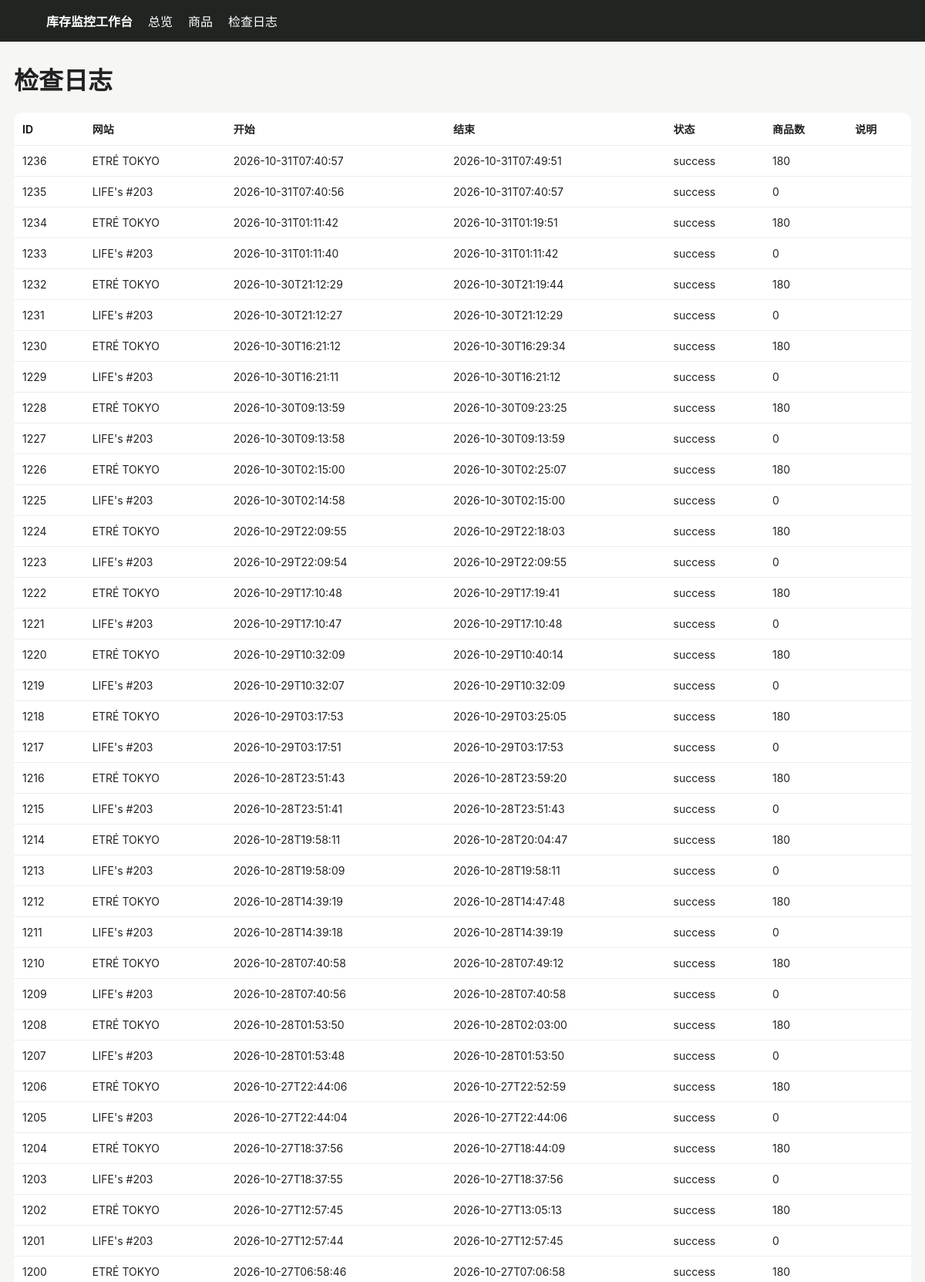
Page /logs (upper part) on the committed database.
### tables this page shows
CREATE TABLE runs (
 id INTEGER PRIMARY KEY AUTOINCREMENT,
 site TEXT NOT NULL,
 started_at TEXT NOT NULL,
 finished_at TEXT,
 status TEXT NOT NULL,
 product_count INTEGER DEFAULT 0,
 message TEXT
);

### app/main.py (the view)
@app.get("/logs")
def logs(request: Request):
    with conn() as c:
        rows=c.execute("SELECT * FROM runs ORDER BY id DESC LIMIT 100").fetchall()
    return templates.TemplateResponse("logs.html", {"request":request,"rows":rows})

### app/templates/logs.html
{% extends "base.html" %}{% block content %}<h1>检查日志</h1><table><tr><th>ID</th><th>网站</th><th>开始</th><th>结束</th><th>状态</th><th>商品数</th><th>说明</th></tr>{% for r in rows %}<tr><td>{{r.id}}</td><td>{{r.site}}</td><td>{{r.started_at}}</td><td>{{r.finished_at}}</td><td>{{r.status}}</td><td>{{r.product_count}}</td><td>{{r.message}}</td></tr>{% endfor %}</table>{% endblock %}

### app/templates/base.html (style rules this page uses)
body { font-family:-apple-system,BlinkMacSystemFont,"Segoe UI",sans-serif;background:#f6f6f4;color:#222;margin:0 }
table { width:100%;border-collapse:collapse;background:#fff;border-radius:12px;overflow:hidden }
th,td { padding:11px;border-bottom:1px solid #eee;text-align:left;font-size:14px }

### rows in the picture
runs: id "1236", site "ETRÉ TOKYO", started_at "2026-10-31T07:40:57", finished_at "2026-10-31T07:49:51", status "success", product_count "180"
runs: id "1235", site "LIFE's #203", started_at "2026-10-31T07:40:56", finished_at "2026-10-31T07:40:57", status "success", product_count "0"
runs: id "1234", site "ETRÉ TOKYO", started_at "2026-10-31T01:11:42", finished_at "2026-10-31T01:19:51", status "success", product_count "180"
runs: id "1233", site "LIFE's #203", started_at "2026-10-31T01:11:40", finished_at "2026-10-31T01:11:42", status "success", product_count "0"
runs: id "1232", site "ETRÉ TOKYO", started_at "2026-10-30T21:12:29", finished_at "2026-10-30T21:19:44", status "success", product_count "180"
runs: id "1231", site "LIFE's #203", started_at "2026-10-30T21:12:27", finished_at "2026-10-30T21:12:29", status "success", product_count "0"
runs: id "1230", site "ETRÉ TOKYO", started_at "2026-10-30T16:21:12", finished_at "2026-10-30T16:29:34", status "success", product_count "180"
runs: id "1229", site "LIFE's #203", started_at "2026-10-30T16:21:11", finished_at "2026-10-30T16:21:12", status "success", product_count "0"
runs: id "1228", site "ETRÉ TOKYO", started_at "2026-10-30T09:13:59", finished_at "2026-10-30T09:23:25", status "success", product_count "180"
runs: id "1227", site "LIFE's #203", started_at "2026-10-30T09:13:58", finished_at "2026-10-30T09:13:59", status "success", product_count "0"
runs: id "1226", site "ETRÉ TOKYO", started_at "2026-10-30T02:15:00", finished_at "2026-10-30T02:25:07", status "success", product_count "180"
runs: id "1225", site "LIFE's #203", started_at "2026-10-30T02:14:58", finished_at "2026-10-30T02:15:00", status "success", product_count "0"
runs: id "1224", site "ETRÉ TOKYO", started_at "2026-10-29T22:09:55", finished_at "2026-10-29T22:18:03", status "success", product_count "180"
runs: id "1223", site "LIFE's #203", started_at "2026-10-29T22:09:54", finished_at "2026-10-29T22:09:55", status "success", product_count "0"
runs: id "1222", site "ETRÉ TOKYO", started_at "2026-10-29T17:10:48", finished_at "2026-10-29T17:19:41", status "success", product_count "180"
runs: id "1221", site "LIFE's #203", started_at "2026-10-29T17:10:47", finished_at "2026-10-29T17:10:48", status "success", product_count "0"
runs: id "1220", site "ETRÉ TOKYO", started_at "2026-10-29T10:32:09", finished_at "2026-10-29T10:40:14", status "success", product_count "180"
runs: id "1219", site "LIFE's #203", started_at "2026-10-29T10:32:07", finished_at "2026-10-29T10:32:09", status "success", product_count "0"
runs: id "1218", site "ETRÉ TOKYO", started_at "2026-10-29T03:17:53", finished_at "2026-10-29T03:25:05", status "success", product_count "180"
runs: id "1217", site "LIFE's #203", started_at "2026-10-29T03:17:51", finished_at "2026-10-29T03:17:53", status "success", product_count "0"
runs: id "1216", site "ETRÉ TOKYO", started_at "2026-10-28T23:51:43", finished_at "2026-10-28T23:59:20", status "success", product_count "180"
runs: id "1215", site "LIFE's #203", started_at "2026-10-28T23:51:41", finished_at "2026-10-28T23:51:43", status "success", product_count "0"
runs: id "1214", site "ETRÉ TOKYO", started_at "2026-10-28T19:58:11", finished_at "2026-10-28T20:04:47", status "success", product_count "180"
runs: id "1213", site "LIFE's #203", started_at "2026-10-28T19:58:09", finished_at "2026-10-28T19:58:11", status "success", product_count "0"
runs: id "1212", site "ETRÉ TOKYO", started_at "2026-10-28T14:39:19", finished_at "2026-10-28T14:47:48", status "success", product_count "180"
runs: id "1211", site "LIFE's #203", started_at "2026-10-28T14:39:18", finished_at "2026-10-28T14:39:19", status "success", product_count "0"
runs: id "1210", site "ETRÉ TOKYO", started_at "2026-10-28T07:40:58", finished_at "2026-10-28T07:49:12", status "success", product_count "180"
runs: id "1209", site "LIFE's #203", started_at "2026-10-28T07:40:56", finished_at "2026-10-28T07:40:58", status "success", product_count "0"
runs: id "1208", site "ETRÉ TOKYO", started_at "2026-10-28T01:53:50", finished_at "2026-10-28T02:03:00", status "success", product_count "180"
runs: id "1207", site "LIFE's #203", started_at "2026-10-28T01:53:48", finished_at "2026-10-28T01:53:50", status "success", product_count "0"
runs: id "1206", site "ETRÉ TOKYO", started_at "2026-10-27T22:44:06", finished_at "2026-10-27T22:52:59", status "success", product_count "180"
runs: id "1205", site "LIFE's #203", started_at "2026-10-27T22:44:04", finished_at "2026-10-27T22:44:06", status "success", product_count "0"
runs: id "1204", site "ETRÉ TOKYO", started_at "2026-10-27T18:37:56", finished_at "2026-10-27T18:44:09", status "success", product_count "180"
runs: id "1203", site "LIFE's #203", started_at "2026-10-27T18:37:55", finished_at "2026-10-27T18:37:56", status "success", product_count "0"
runs: id "1202", site "ETRÉ TOKYO", started_at "2026-10-27T12:57:45", finished_at "2026-10-27T13:05:13", status "success", product_count "180"
runs: id "1201", site "LIFE's #203", started_at "2026-10-27T12:57:44", finished_at "2026-10-27T12:57:45", status "success", product_count "0"
runs: id "1200", site "ETRÉ TOKYO", started_at "2026-10-27T06:58:46", finished_at "2026-10-27T07:06:58", status "success", product_count "180"
